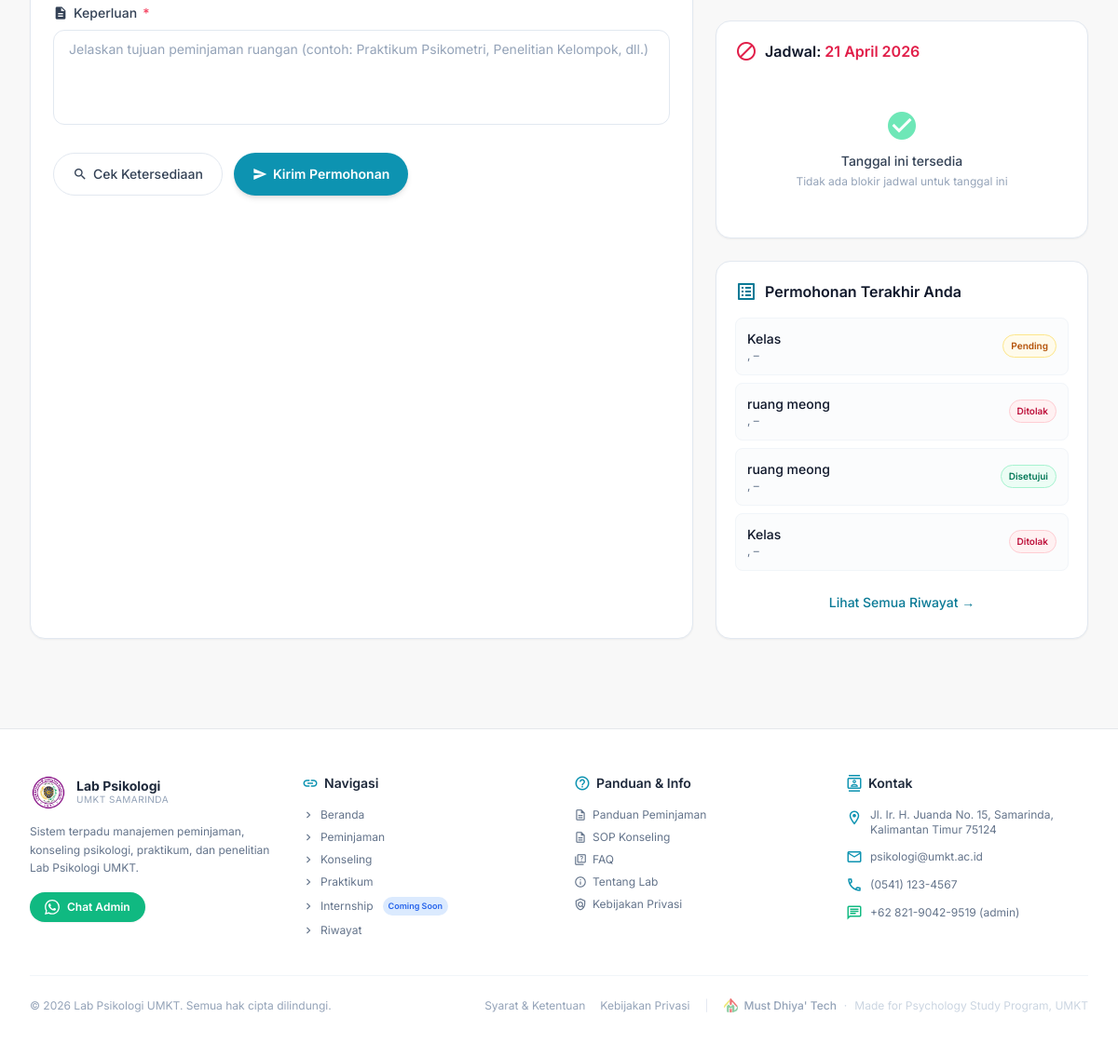
/peminjaman/ (signed in, lower part), run on an earlier commit of the app's database.
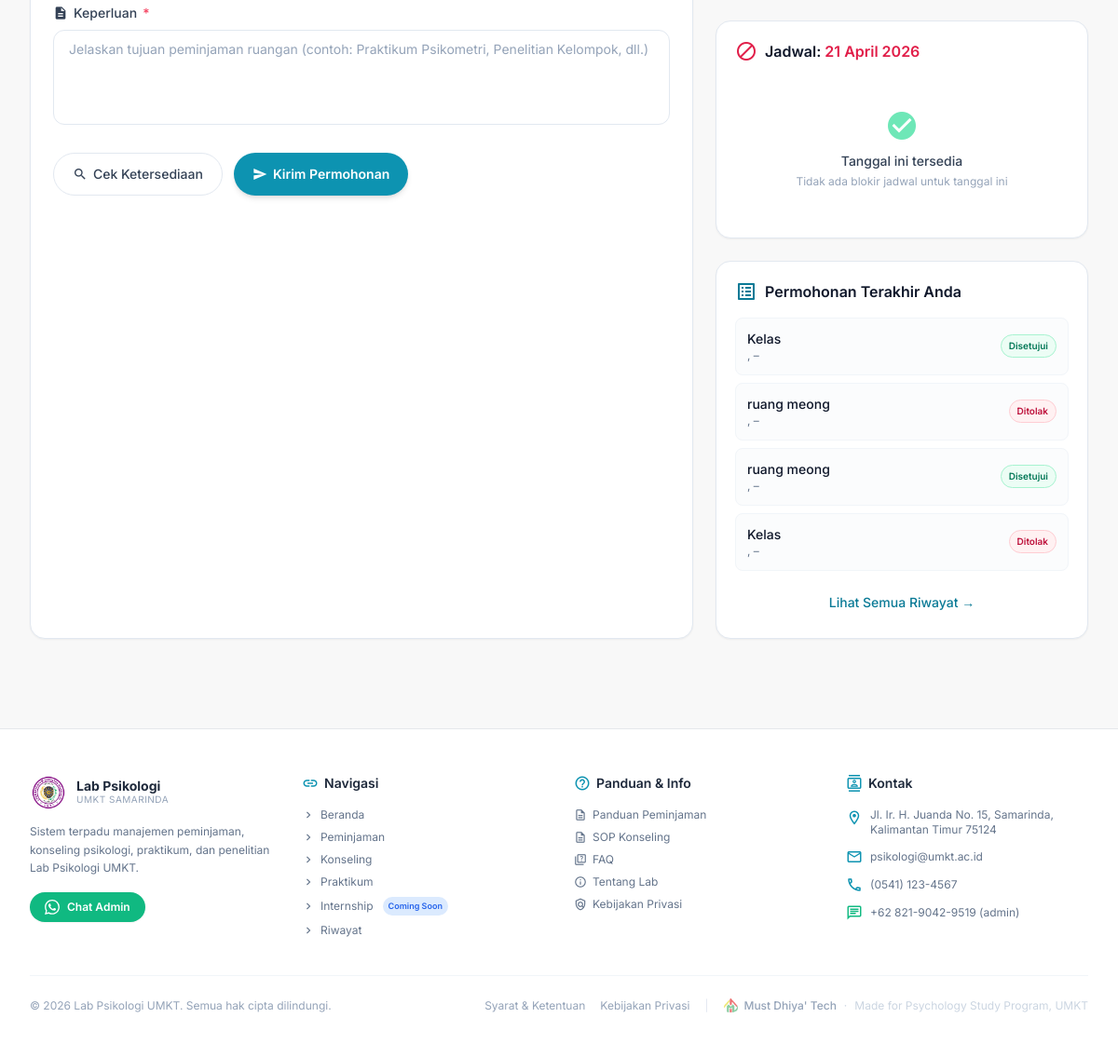
And on a later commit of the database.
### rooms/models.py (models this page shows, shortened)
class RoomBooking(TimeStampedModel):
    STATUS_CHOICES = (
        ('pending',   'Pending'),
        ('approved',  'Disetujui'),
        ('declined',  'Ditolak'),
        ('cancelled', 'Dibatalkan'),
        ('completed', 'Selesai'),
    )
    user  = models.ForeignKey(User,  on_delete=models.CASCADE,  related_name='room_bookings')
    room  = models.ForeignKey(Room,  on_delete=models.PROTECT,  related_name='bookings')
    date_start = models.DateField(verbose_name='Tanggal Mulai')
    date_end   = models.DateField(verbose_name='Tanggal Selesai')
    participants = models.PositiveIntegerField(
        validators=[MinValueValidator(1)],
        verbose_name='Jumlah Peserta',
    )
    purpose = models.TextField(verbose_name='Keperluan')
    status      = models.CharField(max_length=20, choices=STATUS_CHOICES, default='pending')
    admin_notes = models.TextField(blank=True, null=True)
    approved_by = models.ForeignKey(
        User,
        on_delete=models.SET_NULL,
        null=True, blank=True,
        related_name='approved_room_bookings',
    )
    approved_at = models.DateTimeField(null=True, blank=True)
    class Meta:
        ordering = ['-date_start']
        verbose_name       = 'Room Booking'
        verbose_name_plural = 'Room Bookings'
        indexes = [
            models.Index(fields=['date_start', 'room']),
            models.Index(fields=['date_end',   'room']),
            models.Index(fields=['status']),
        ]
    @property
    def duration_days(self):
        return (self.date_end - self.date_start).days + 1
    @property
    def is_single_day(self):
        return self.date_start == self.date_end

class Room(TimeStampedModel):
    ROOM_TYPE_CHOICES = (
        ('lab',     'Laboratorium'),
        ('class',   'Kelas / Ruang Teori'),
        ('office',  'Ruang Kantor'),
        ('other',   'Lainnya'),
    )
    code        = models.CharField(max_length=10, unique=True)
    name        = models.CharField(max_length=100)
    room_type   = models.CharField(
        max_length=20,
        choices=ROOM_TYPE_CHOICES,
        default='lab',
    )
    capacity    = models.PositiveIntegerField(validators=[MinValueValidator(1)])
    description = models.TextField(blank=True, null=True)
    is_active   = models.BooleanField(default=True)
    class Meta:
        ordering = ['code']
        verbose_name = 'Room'
        verbose_name_plural = 'Rooms'

### rooms/views.py (the view)
# urls.py: path('peminjaman/', PeminjamRuanganView.as_view(),                    name='peminjaman'),
class PeminjamRuanganView(LoginRequiredMixin, TemplateView):
    template_name = 'pemriwMain.html'
    def get_context_data(self, **kwargs):
        ctx = super().get_context_data(**kwargs)
        user = self.request.user
        ctx['room_list'] = Room.objects.filter(
            is_active=True,
            room_type='lab'
        ).order_by('code')
        ctx['recent_bookings'] = RoomBooking.objects.filter(
            user=user
        ).select_related('room').order_by('-date_start')[:5]
        ctx['stats'] = {
            'pending':  RoomBooking.objects.filter(user=user, status='pending').count(),
            'approved': RoomBooking.objects.filter(user=user, status='approved').count(),
        }
        ctx['history_room_bookings'] = RoomBooking.objects.filter(
            user=user
        ).select_related('room').order_by('-created_at')
        ctx['history_tool_rentals'] = ToolRental.objects.filter(
            user=user
        ).select_related('tool').order_by('-created_at')
        return ctx

### accounts/models.py (called while the page is built)
    def get_full_name(self):
        return f"{self.first_name} {self.last_name}".strip() or self.username

    @property
    def is_umkt(self):
        return self.user_type == 'umkt'

### core/context_processors.py (called while the page is built)
def media_url(request):
    return {
        'MEDIA_URL': settings.MEDIA_URL,
    }

### konseling/context_processors.py (called while the page is built)
def admin_stats(request):
    if not request.user.is_authenticated or not request.user.is_staff:
        return {}
    return {
        'stats': {
            'peminjaman_pending': RoomBooking.objects.filter(status='pending').count(),
            'tool_pending':       ToolRental.objects.filter(status='pending').count(),
            'konseling_pending':  KonselingSession.objects.filter(status='pending').count(),
            'penelitian_pending': ResearchRequest.objects.filter(status='pending').count(),
            'akun_pending':       User.objects.filter(is_active=False, is_verified=False)
                                      .exclude(is_superuser=True).count(),
        }
    }

### templates/pemriwMain.html (shortened to what this page needs)
{% extends "base.html" %}
{% load static %}
{% block content %}
<main class="max-w-7xl mx-auto px-4 sm:px-6 lg:px-8 py-8 space-y-6">
  <div id="section-room" class="module-section">
    <div class="grid lg:grid-cols-[1fr_400px] gap-6">
      <div class="rounded-2xl border border-slate-200 dark:border-slate-700 bg-white dark:bg-slate-800 shadow-sm p-6 space-y-6">
        <form method="post" action="#" class="space-y-4" id="room-form" onsubmit="handleRoomSubmit(event)">
          <div class="space-y-1.5">
            <label for="purpose" class="flex items-center gap-1.5 text-sm font-medium text-slate-700 dark:text-slate-300">
              <span class="material-icons text-base">description</span>
              Keperluan
              <span class="text-rose-500 dark:text-rose-400">*</span>
            </label>
            <textarea id="purpose" name="purpose" rows="4" required placeholder="Jelaskan tujuan peminjaman ruangan (contoh: Praktikum Psikometri, Penelitian Kelompok, dll.)" class="w-full rounded-xl border border-slate-200 dark:border-slate-600 bg-white dark:bg-slate-900 px-4 py-2.5 text-sm text-slate-900 dark:text-slate-200 placeholder:text-slate-400 dark:placeholder:text-slate-500 focus:border-primary-400 dark:focus:border-primary-500 focus:ring-2 focus:ring-primary-100 dark:focus:ring-primary-900/50 transition resize-none"></textarea>
          </div>
          <div class="flex flex-wrap gap-3 pt-2">
            <button type="button" onclick="checkAvailability()" class="inline-flex items-center gap-1.5 rounded-full border border-slate-200 dark:border-slate-600 bg-white dark:bg-slate-800 hover:bg-slate-50 dark:hover:bg-slate-700 text-slate-700 dark:text-slate-300 font-medium text-sm px-5 py-2.5 transition">
              <span class="material-icons text-base">search</span>
              Cek Ketersediaan
            </button>
            <button type="submit" class="inline-flex items-center gap-1.5 rounded-full bg-primary-500 dark:bg-primary-600 hover:bg-primary-600 dark:hover:bg-primary-700 text-white font-semibold text-sm px-5 py-2.5 shadow-md hover:shadow-lg transition">
              <span class="material-icons text-base">send</span>
              Kirim Permohonan
            </button>
          </div>
        </form>
      </div>
      {% include 'pemCalendarinclude.html' %}
    </div>
  </div>
</main>
{% endblock content %}

### templates/pemCalendarinclude.html (shortened to what this page needs)
<div class="space-y-6">
  <div class="rounded-2xl border border-slate-200 dark:border-slate-700
              bg-white dark:bg-slate-800 shadow-sm p-5 space-y-4">
    <h3 class="text-base font-semibold text-slate-900 dark:text-slate-100 flex items-center gap-2">
      <span class="material-icons text-rose-600 dark:text-rose-400">block</span>
      <span>Jadwal: <span id="cal-selected-label" class="text-rose-600 dark:text-rose-400">—</span></span>
    </h3>
    <div id="cal-schedule-empty" class="hidden text-center py-8">
      <span class="material-icons text-4xl text-emerald-300 dark:text-emerald-600 mb-2 block">check_circle</span>
      <p class="text-sm font-medium text-slate-700 dark:text-slate-300 mb-1">Tanggal ini tersedia</p>
      <p class="text-xs text-slate-400 dark:text-slate-500">Tidak ada blokir jadwal untuk tanggal ini</p>
    </div>
  </div>
  <div class="rounded-2xl border border-slate-200 dark:border-slate-700
              bg-white dark:bg-slate-800 shadow-sm p-5 space-y-4">
    <h3 class="text-base font-semibold text-slate-900 dark:text-slate-100 flex items-center gap-2">
      <span class="material-icons text-primary-600 dark:text-primary-400">list_alt</span>
      Permohonan Terakhir Anda
    </h3>
    <div class="space-y-2" id="recent-bookings-list">
      {% if recent_bookings %}
        {% for b in recent_bookings %}
        <div class="rounded-lg border border-slate-100 dark:border-slate-700
                    bg-slate-50/50 dark:bg-slate-900/50 p-3
                    hover:bg-slate-50 dark:hover:bg-slate-700/50 transition cursor-pointer"
             onclick="switchModule('history')">
          <div class="flex items-center justify-between gap-3">
            <div class="flex-1 min-w-0">
              <p class="text-sm font-medium text-slate-900 dark:text-slate-100 truncate">
                {{ b.room.name }}
              </p>
              <p class="text-xs text-slate-500 dark:text-slate-400">
                {{ b.date|date:"d M Y" }}, {{ b.start_time|time:"H:i" }} – {{ b.end_time|time:"H:i" }}
              </p>
            </div>
            <span class="inline-flex items-center px-2 py-1 rounded-full text-[10px]
                         font-semibold whitespace-nowrap
                         {% if b.status == 'approved' %}
                           bg-emerald-50 dark:bg-emerald-900/30
                           text-emerald-700 dark:text-emerald-300
                           border border-emerald-200 dark:border-emerald-800
                         {% elif b.status == 'pending' %}
                           bg-amber-50 dark:bg-amber-900/30
                           text-amber-700 dark:text-amber-300
                           border border-amber-200 dark:border-amber-800
                         {% else %}
                           bg-rose-50 dark:bg-rose-900/30
                           text-rose-700 dark:text-rose-300
                           border border-rose-200 dark:border-rose-800
                         {% endif %}">
              {{ b.get_status_display }}
            </span>
          </div>
        </div>
        {% endfor %}
      {% else %}
        <p class="text-sm text-slate-400 dark:text-slate-500 text-center py-4">
          Belum ada riwayat peminjaman
        </p>
      {% endif %}
    </div>
    <button onclick="switchModule('history')"
            class="w-full text-center text-sm text-primary-600 dark:text-primary-400
                   hover:text-primary-700 dark:hover:text-primary-300 font-medium py-2
                   hover:bg-primary-50 dark:hover:bg-primary-900/30 rounded-lg transition">
      Lihat Semua Riwayat →
    </button>
  </div>
</div>

What changed in the data, as far as the page shows it:
changed RoomBooking (number 1 of 4 on the later page): status "Pending" → "Disetujui"
